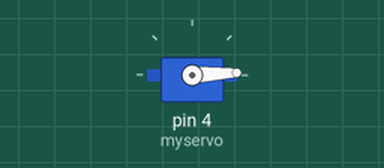
This sketch was run on a simulated Arduino Uno, built with avr-gcc and run on an emulated ATmega328P. Shown: servo.

Above: at 0.05 s.
At 1.3 s:
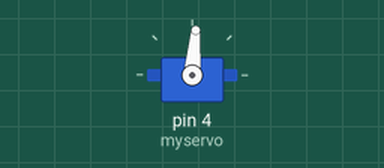
At 2.6 s:
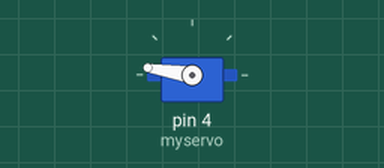
At 5.2 s:
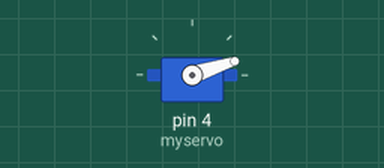
Timing chart, 0 to 7.1 s (numbered marks = the images above):
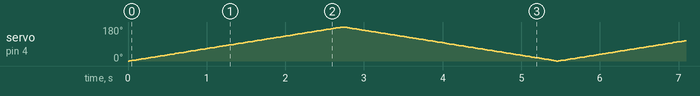

The sketch:

servo_sweep.ino
```cpp
#include <Servo.h>

Servo myservo;

int pos = 0;

void setup() {
    myservo.attach(4);
}

void loop() {
    for (pos = 0; pos <= 180; pos += 1) // change here in the place 0 and 180 , into any two degrees you wish the servo to sweep.
    {
        myservo.write(pos);
        delay(15);
    }

    for (pos = 180; pos >= 0; pos -= 1)  // change here also  in the place 0 and 180 , into any two degrees you wish the servo to sweep.
    {
        myservo.write(pos);
        delay(15);
    }
}
```
